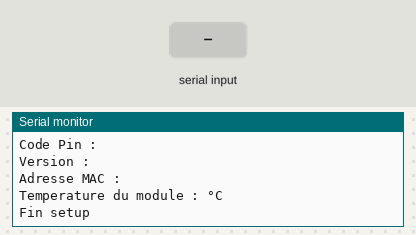
The sketch below on a simulated Arduino Mega 2560, built with avr-gcc and run on an emulated ATmega2560. Parts: the last lines printed to the serial monitor. Inputs (shaded band) come from the test bench.

Above: at 12.2 s.
12.3 s: "ButtonRecuCapteur" received over Serial
At 14.5 s:
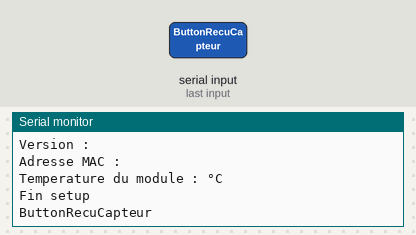
14.8 s: "Button1" received over Serial
At 16.3 s:
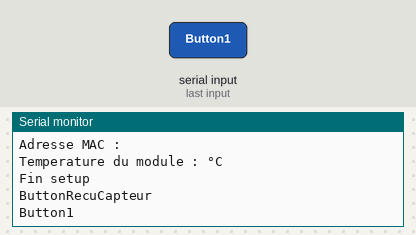

Measured:
- after the input at 12.3 s, the serial monitor: prints a new line after 1.0 s (image 1)
- after the input at 14.8 s, the serial monitor: prints a new line after 1.0 s (image 2)

The sketch:

bluetooth.ino
```cpp
#define RxD 18
#define TxD 19
#define vitesse_arduino 9600
#define vitesse_bluetooth 9600

String recvChar;
String emitChar;
String commande_bluetooth;

void setup()
{
  Serial.begin(vitesse_arduino);
  pinMode(RxD, INPUT);
  pinMode(TxD, OUTPUT);

  Serial.println("Debut setup");
  Serial1.begin(vitesse_bluetooth);
  Serial1.flush();
  Serial1.print("AT");
  Serial.println(Serial1.readString());
  Serial1.print("AT+NAME?"); //Nom Module
  Serial.print("Nom du module : ");
  Serial.println(Serial1.readString());
  Serial.print("Vitesse de transmission : ");
  Serial1.print("AT+BAUD?"); // Vitesse Transmission
  Serial.println(Serial1.readString());
  Serial.print("Parité : ");
  Serial1.print("AT+CHK?"); // Parité
  Serial.println(Serial1.readString());
  Serial.print("Role (S=Esclave ; M=Maitre) : ");
  Serial1.print("AT+ROLE?"); // Role
  Serial.println(Serial1.readString());
  Serial.print("Code Pin : ");
  Serial1.print("AT+PIN?"); // Code PIN
  Serial.println(Serial1.readString());
  Serial.print("Version : ");
  Serial1.print("AT+VERSION?"); // Version
  Serial.println(Serial1.readString());
  Serial.print("Adresse MAC : ");
  Serial1.print("AT+ADDR?"); // Température du module
  Serial.println(Serial1.readString());
  Serial.print("Temperature du module : ");
  Serial1.print("AT+TEMP?"); // Température du module
  Serial.print(Serial1.readString());
  Serial.println("°C");
  Serial.println("Fin setup");
  delay(2000);
  Serial1.flush();
}

void loop()
{

  if(Serial1.available()>0)
  {
     recvChar = Serial1.readString();
     int lenghtChar=recvChar.length();
//     Serial.print("longeur chaine : ");
//     Serial.println(lenghtChar);
//     Serial.print("Chaine de base : ");
//     Serial.println(recvChar);

     recvChar.remove(lenghtChar-2);
//     Serial.print("chaine sans saut : ");
//     Serial.println(recvChar);

    commande_bluetooth = recvChar;
//    Serial.print("commande ble : ");
//    Serial.println(commande_bluetooth);
//    Serial.print("longeur ble : ");
//    Serial.println(commande_bluetooth.length());

//    Serial.print(Serial1.read());
//    Serial.write(Serial1.read());
  }
  if(Serial.available()>0)
  {
    emitChar  = Serial.readString();
    Serial.println(emitChar);
    Serial1.print(emitChar);
//    Serial1.write(Serial.read());
//    Serial1.print(Serial.read());
  }
  if(commande_bluetooth.equalsIgnoreCase("ButtonRecuCapteur"))
  {
    Serial.println("Emission vers le telephone");
    emitChar="&";
    emitChar=emitChar+"Valeur 1";
    emitChar=emitChar+"%";
    Serial1.print(emitChar);
    commande_bluetooth="";
  }
  if(commande_bluetooth.equalsIgnoreCase("Button1"))
  {
    Serial.println("Action de la commande Button 1");
    commande_bluetooth="";
  }
  if(commande_bluetooth.equalsIgnoreCase("Button2"))
  {
    Serial.println("Action de la commande Button 2");
    commande_bluetooth="";
  }
  if(commande_bluetooth.equalsIgnoreCase("Button3"))
  {
    Serial.println("Action de la commande Button 3");
    commande_bluetooth="";
  }
  if(commande_bluetooth.equalsIgnoreCase("Button4"))
  {
    Serial.println("Action de la commande Button 4");
    commande_bluetooth="";
  }
}
```
